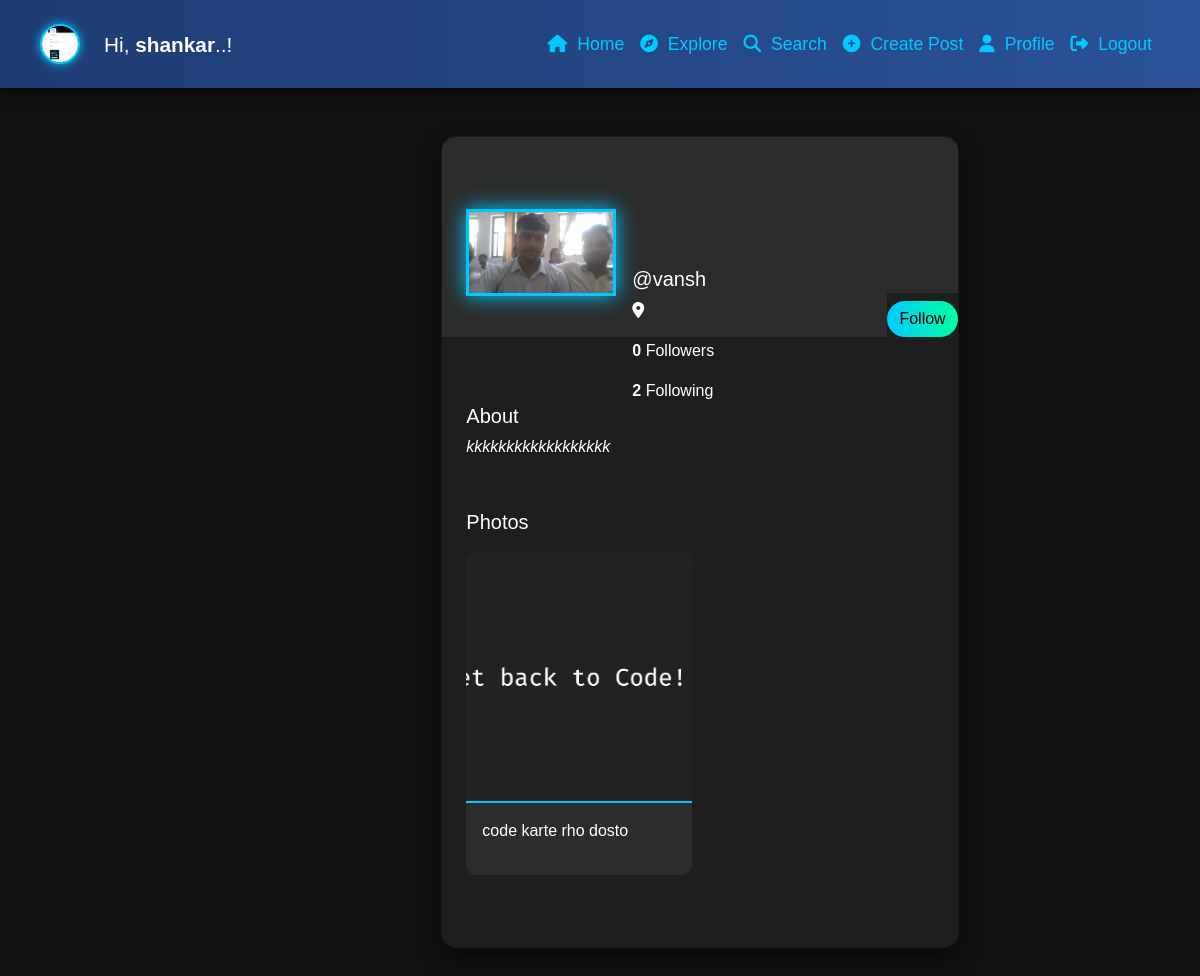
The app's page /profile/vansh (signed in) with its own data.
### userauth/models.py (models this page shows, shortened)
class Profile(models.Model):
    user = models.ForeignKey(User, on_delete=models.CASCADE)
    id_user = models.IntegerField(primary_key=True, default=0)
    bio = models.TextField(blank=True, default='')
    profileimg = models.ImageField(upload_to='profile_images', default='blank-profile-picture.png')
    location = models.CharField(max_length=100, blank=True, default='')

class Post(models.Model):
    id = models.UUIDField(primary_key=True, default=uuid.uuid4)
    user = models.CharField(max_length=100)
    image = models.ImageField(upload_to='post_images', blank=True, null=True)
    caption = models.TextField(blank=True)
    created_at = models.DateTimeField(default=datetime.now)
    no_of_likes = models.IntegerField(default=0)

### userauth/views.py (the view, shortened to what this page needs)
# urls.py: path('profile/<str:id_user>', views.profile),
@login_required(login_url='/loginn')
def profile(request,id_user):
    try:
        user_object = User.objects.get(username=id_user)
        profile = Profile.objects.get(user=request.user)
        user_profile = Profile.objects.get(user=user_object)
        user_posts = Post.objects.filter(user=id_user).order_by('-created_at')
        user_post_length = len(user_posts)
        follower = request.user.username
        user = id_user
        if Followers.objects.filter(follower=follower, user=user).first():
            follow_unfollow = 'Unfollow'
        else:
            follow_unfollow = 'Follow'
        user_followers = len(Followers.objects.filter(user=id_user))
        user_following = len(Followers.objects.filter(follower=id_user))
        context = {
            'user_object': user_object,
            'user_profile': user_profile,
            'user_posts': user_posts,
            'user_post_length': user_post_length,
            'profile': profile,
            'follow_unfollow':follow_unfollow,
            'user_followers': user_followers,
            'user_following': user_following,
        }
        return render(request, 'profile.html', context)
    except User.DoesNotExist:
        return redirect('/')

### templates/profile.html (shortened to what this page needs)
{% load static %}
<!DOCTYPE html>
<html lang="en">
<head>
    <link rel="stylesheet" href="https://maxcdn.bootstrapcdn.com/bootstrap/4.5.2/css/bootstrap.min.css">
    <link href="https://cdn.jsdelivr.net/npm/bootstrap@5.0.2/dist/css/bootstrap.min.css" rel="stylesheet"
>
    <link rel="stylesheet" href="{% static 'css/app.css' %}">
</head>
<body>
    <div class="container-fluid">
        <div class="row">
            <nav class="navbar navbar-expand-lg p-3">
                <div class="container-fluid">
                    <a class="navbar-brand" href="/"><img src="{{profile.profileimg.url}}" alt="Profile Picture" class="profile-pic"></a>
                    <span class="navbar-text text-white ms-2" style="font-size: 1.3rem;">Hi,<b> {{profile.user.username}}</b>..!</span>
                    <div class="collapse navbar-collapse" id="navbarNav">
                        <ul class="navbar-nav ms-auto">
                            <li class="nav-item">
                                <a class="nav-link" href="/"><i class="fa-solid fa-house"></i> Home</a>
                            </li>
                            <li class="nav-item">
                                <a class="nav-link" href="/explore"><i class="fa-solid fa-compass"></i> Explore</a>
                            </li>
                            <li class="nav-item">
                                <a class="nav-link" href="#" data-bs-toggle="modal" data-bs-target="#exampleModal3"><i class="fa-solid fa-magnifying-glass"></i> Search</a>
                            </li>
                            <li class="nav-item">
                                <a class="nav-link" href="#" data-bs-toggle="modal" data-bs-target="#exampleModal"><i class="fa-solid fa-circle-plus"></i> Create Post</a>
                            </li>
                            <li class="nav-item">
                                <a class="nav-link" href="/profile/{{user}}"><i class="fa-solid fa-user"></i> Profile</a>
                            </li>
                            <li class="nav-item">
                                <a class="nav-link" href="/logoutt"><i class="fa-solid fa-right-from-bracket"></i> Logout</a>
                            </li>
                        </ul>
                    </div>
                </div>
            </nav>
            <main role="main" class="col-md-9 ml-sm-auto col-lg-10 px-md-4">
                <section class="gradient-custom-2">
                    <div class="container py-5">
                        <div class="row d-flex justify-content-center align-items-center h-100">
                            <div class="col col-lg-9 col-xl-7">
                                <div class="card">
                                    <div class="profile-header rounded-top d-flex flex-row" style="height:200px;">
                                        <div class="ms-4 mt-5 d-flex flex-column" style="width: 150px;">
                                            {% if user_profile.profileimg %}
                                            <img src="{{user_profile.profileimg.url}}"
                                                alt="Profile Picture"
                                                class="img-fluid profile-img mt-4 mb-2"
                                                style="width: 150px; z-index: 1">
                                            {% else %}
                                            <img src="{% static 'images/blank-profile-picture.png' %}"
                                                alt="Default Profile Picture"
                                                class="img-fluid profile-img mt-4 mb-2"
                                                style="width: 150px; z-index: 1">
                                            {% endif %}
                                        </div>
                                        <div class="ms-3" style="margin-top: 130px;">
                                            <h5>@{{user_profile.user}}</h5>
                                            <p><i class="fa-solid fa-location-dot"></i> {{user_profile.location}}</p>
                                            <p><strong>{{ user_followers }}</strong> Followers</p>
                                            <p><strong>{{ user_following }}</strong> Following</p>
                                        </div>
                                        <div style="margin-inline-start: auto; margin-top: auto; background:#1e1e1e;">
                                            <form action="/follow" method="POST">
                                                {% if user != user_profile.user %}
                                                <button type="submit" class="btn btn-custom mt-2"
                                                    data-bs-toggle="modal" data-bs-target="#exampleModal1">
                                                    {{follow_unfollow}}
                                                </button>
                                                {% endif %}
                                            </form>
                                        </div>
                                    </div>
                                    <div class="card-body p-4" style="margin-top: 40px;">
                                        <div class="mb-5">
                                            <p class="lead fw-normal mb-1">About</p>
                                            <p class="font-italic mb-1">{{user_profile.bio}}</p>
                                        </div>
                                        <div class="mb-5">
                                            <p class="lead fw-normal mb-3">Photos</p>
                                            <div class="image-grid">
                                                {% for pos in user_posts %}
                                                <div class="image-item">
                                                    {% if pos.image %}
                                                        <img src="{{pos.image.url}}" alt="Post Image">
                                                    {% endif %}
                                                    <div class="p-3">
                                                        <p>{{pos.caption}}</p>
                                                    </div>
                                                </div>
                                                {% endfor %}
                                            </div>
                                        </div>
                                    </div>
                                </div>
                            </div>
                        </div>
                    </div>
                </section>
            </main>
        </div>
    </div>
</body>
</html>

### templates/profile.html (style rules this page uses)
body { background: #121212; color: #fff; font-family: 'Poppins', sans-serif; margin: 0; padding: 0; overflow-x: hidden; scroll-behavior: smooth; }
a { text-decoration: none; color: #00c9ff; transition: color 0.3s ease-in-out; }
.navbar { background: linear-gradient(90deg, #1e3c72, #2a5298); backdrop-filter: blur(10px); box-shadow: 0 4px 10px rgba(0, 0, 0, 0.5); transition: all 0.3s ease-in-out; }
.navbar .profile-pic { width: 40px; height: 40px; object-fit: cover; border: 2px solid #00c9ff; border-radius: 50%; box-shadow: 0 0 10px #00c9ff; transition: all 0.3s; }
.nav-link { font-size: 1.1rem; padding: 15px 10px; color: #00c9ff; display: flex; align-items: center; transition: all 0.3s ease-in-out; }
.nav-link i { margin-right: 10px; transition: transform 0.3s; }
.card { background: #1e1e1e; backdrop-filter: blur(8px); border-radius: 15px; box-shadow: 0 10px 20px rgba(0, 0, 0, 0.5); overflow: hidden; transition: transform 0.3s, box-shadow 0.3s; }
.profile-header { background: #2c2c2c; color: white; }
.profile-img { border: 3px solid #00c9ff; box-shadow: 0 0 20px #00c9ff; transition: transform 0.3s; }
.btn-custom { background: linear-gradient(90deg, #00c9ff, #00ff9f); color: #000; border: none; border-radius: 30px; transition: all 0.3s; }
.image-grid { display: grid; grid-template-columns: repeat(auto-fill, minmax(200px, 1fr)); gap: 15px; }
.image-item { background: #2c2c2c; border-radius: 10px; overflow: hidden; transition: transform 0.3s, box-shadow 0.3s; }
.image-item img { width: 100%; height: 250px; object-fit: cover; border-bottom: 2px solid #00c9ff; }

### records on screen
Profile: profileimg (picture), user.username "shankar"
Profile: profileimg (picture), user "vansh", bio "kkkkkkkkkkkkkkkkkk"
Post: image (picture), caption "code karte rho dosto"

### other values on screen
{{ user_followers }} "0"
{{ user_following }} "2"
{{ follow_unfollow }} "Follow"
